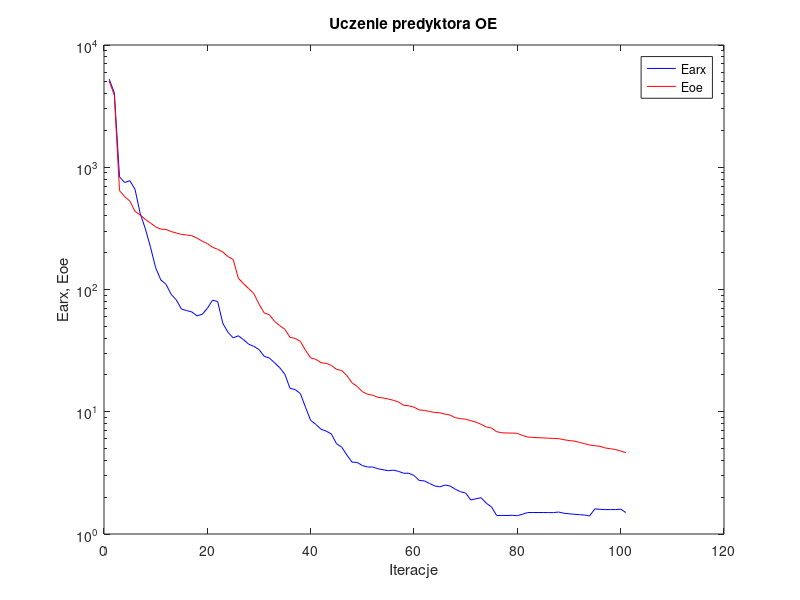
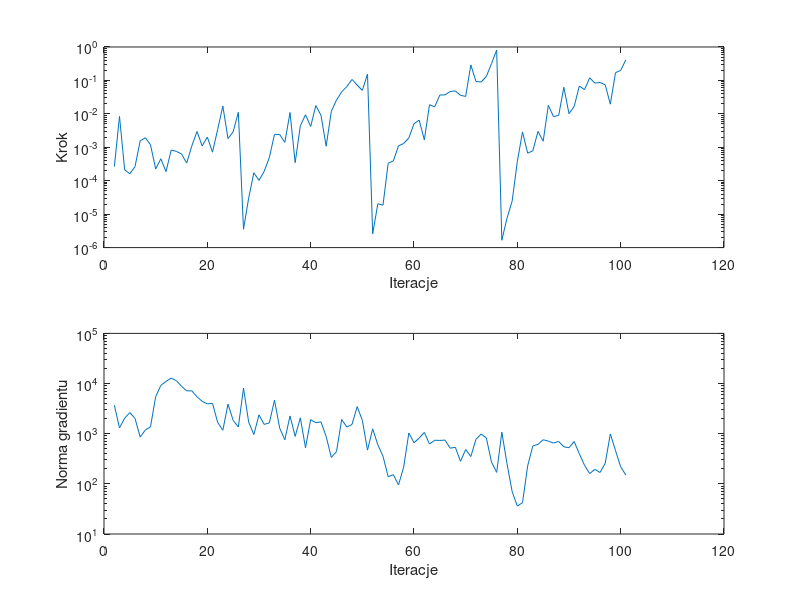

Reproduce these figures in MATLAB, in order.
%uczenie predyktora oe
clear all;
n=0; farx(n+1)=5.263142e+003; foe(n+1)=5.072494e+003; wspucz(n+1)=0.000000e+000; ng(n+1)=0.000000e+000;
%odnowa zmiennej metryki
n=1; farx(n+1)=4.058515e+003; foe(n+1)=3.891023e+003; krok(n+1)=2.638590e-004; ng(n+1)=3.703152e+003;
n=2; farx(n+1)=8.348995e+002; foe(n+1)=6.434141e+002; krok(n+1)=8.402186e-003; ng(n+1)=1.303766e+003;
n=3; farx(n+1)=7.494864e+002; foe(n+1)=5.749163e+002; krok(n+1)=2.117778e-004; ng(n+1)=2.038636e+003;
n=4; farx(n+1)=7.768117e+002; foe(n+1)=5.292585e+002; krok(n+1)=1.622016e-004; ng(n+1)=2.639683e+003;
n=5; farx(n+1)=6.605544e+002; foe(n+1)=4.359837e+002; krok(n+1)=2.633328e-004; ng(n+1)=2.013685e+003;
n=6; farx(n+1)=4.193009e+002; foe(n+1)=4.077330e+002; krok(n+1)=1.548092e-003; ng(n+1)=8.557841e+002;
n=7; farx(n+1)=3.140763e+002; foe(n+1)=3.743302e+002; krok(n+1)=1.934772e-003; ng(n+1)=1.183938e+003;
n=8; farx(n+1)=2.220694e+002; foe(n+1)=3.496411e+002; krok(n+1)=1.185775e-003; ng(n+1)=1.373317e+003;
n=9; farx(n+1)=1.503700e+002; foe(n+1)=3.247944e+002; krok(n+1)=2.247378e-004; ng(n+1)=5.471959e+003;
n=10; farx(n+1)=1.197435e+002; foe(n+1)=3.118515e+002; krok(n+1)=4.532388e-004; ng(n+1)=9.181958e+003;
n=11; farx(n+1)=1.103961e+002; foe(n+1)=3.099074e+002; krok(n+1)=1.874208e-004; ng(n+1)=1.102136e+004;
n=12; farx(n+1)=9.125937e+001; foe(n+1)=2.980392e+002; krok(n+1)=8.259539e-004; ng(n+1)=1.283799e+004;
n=13; farx(n+1)=8.218857e+001; foe(n+1)=2.900838e+002; krok(n+1)=7.559922e-004; ng(n+1)=1.142799e+004;
n=14; farx(n+1)=6.911876e+001; foe(n+1)=2.822643e+002; krok(n+1)=6.326141e-004; ng(n+1)=8.834396e+003;
n=15; farx(n+1)=6.726479e+001; foe(n+1)=2.790718e+002; krok(n+1)=3.369218e-004; ng(n+1)=7.162296e+003;
n=16; farx(n+1)=6.550962e+001; foe(n+1)=2.753483e+002; krok(n+1)=1.102111e-003; ng(n+1)=7.145460e+003;
n=17; farx(n+1)=6.090826e+001; foe(n+1)=2.633314e+002; krok(n+1)=2.973498e-003; ng(n+1)=5.450502e+003;
n=18; farx(n+1)=6.267505e+001; foe(n+1)=2.487019e+002; krok(n+1)=1.100811e-003; ng(n+1)=4.418114e+003;
n=19; farx(n+1)=7.008069e+001; foe(n+1)=2.376882e+002; krok(n+1)=2.022099e-003; ng(n+1)=3.936540e+003;
n=20; farx(n+1)=8.182503e+001; foe(n+1)=2.217558e+002; krok(n+1)=7.138862e-004; ng(n+1)=4.026453e+003;
n=21; farx(n+1)=7.972097e+001; foe(n+1)=2.133196e+002; krok(n+1)=3.409550e-003; ng(n+1)=1.676739e+003;
n=22; farx(n+1)=5.281355e+001; foe(n+1)=2.029045e+002; krok(n+1)=1.706649e-002; ng(n+1)=1.171341e+003;
n=23; farx(n+1)=4.465727e+001; foe(n+1)=1.855573e+002; krok(n+1)=1.812955e-003; ng(n+1)=3.894760e+003;
n=24; farx(n+1)=4.018691e+001; foe(n+1)=1.765501e+002; krok(n+1)=2.926191e-003; ng(n+1)=1.842112e+003;
n=25; farx(n+1)=4.183873e+001; foe(n+1)=1.237216e+002; krok(n+1)=1.109636e-002; ng(n+1)=1.360503e+003;
%odnowa zmiennej metryki
n=26; farx(n+1)=3.887253e+001; foe(n+1)=1.116062e+002; krok(n+1)=3.542495e-006; ng(n+1)=8.090041e+003;
n=27; farx(n+1)=3.570325e+001; foe(n+1)=1.017773e+002; krok(n+1)=3.022327e-005; ng(n+1)=1.707496e+003;
n=28; farx(n+1)=3.423868e+001; foe(n+1)=9.260689e+001; krok(n+1)=1.733806e-004; ng(n+1)=9.624213e+002;
n=29; farx(n+1)=3.230112e+001; foe(n+1)=7.591799e+001; krok(n+1)=1.022356e-004; ng(n+1)=2.372527e+003;
n=30; farx(n+1)=2.843381e+001; foe(n+1)=6.442218e+001; krok(n+1)=1.906434e-004; ng(n+1)=1.531998e+003;
n=31; farx(n+1)=2.752513e+001; foe(n+1)=6.219484e+001; krok(n+1)=4.957630e-004; ng(n+1)=1.643415e+003;
n=32; farx(n+1)=2.520633e+001; foe(n+1)=5.490682e+001; krok(n+1)=2.435962e-003; ng(n+1)=4.665710e+003;
n=33; farx(n+1)=2.295158e+001; foe(n+1)=5.069377e+001; krok(n+1)=2.415320e-003; ng(n+1)=1.289649e+003;
n=34; farx(n+1)=2.027037e+001; foe(n+1)=4.729567e+001; krok(n+1)=1.402097e-003; ng(n+1)=7.566535e+002;
n=35; farx(n+1)=1.554037e+001; foe(n+1)=4.067781e+001; krok(n+1)=1.095618e-002; ng(n+1)=2.262352e+003;
n=36; farx(n+1)=1.517807e+001; foe(n+1)=3.977563e+001; krok(n+1)=3.467612e-004; ng(n+1)=8.833376e+002;
n=37; farx(n+1)=1.409172e+001; foe(n+1)=3.766917e+001; krok(n+1)=4.399860e-003; ng(n+1)=2.073742e+003;
n=38; farx(n+1)=1.088098e+001; foe(n+1)=3.182253e+001; krok(n+1)=9.409526e-003; ng(n+1)=5.232336e+002;
n=39; farx(n+1)=8.499008e+000; foe(n+1)=2.758391e+001; krok(n+1)=4.174641e-003; ng(n+1)=1.904041e+003;
n=40; farx(n+1)=7.886615e+000; foe(n+1)=2.684646e+001; krok(n+1)=1.767909e-002; ng(n+1)=1.659376e+003;
n=41; farx(n+1)=7.194450e+000; foe(n+1)=2.518520e+001; krok(n+1)=9.041785e-003; ng(n+1)=1.721281e+003;
n=42; farx(n+1)=6.950231e+000; foe(n+1)=2.489670e+001; krok(n+1)=1.078975e-003; ng(n+1)=8.781493e+002;
n=43; farx(n+1)=6.582315e+000; foe(n+1)=2.393980e+001; krok(n+1)=1.199953e-002; ng(n+1)=3.364344e+002;
n=44; farx(n+1)=5.482742e+000; foe(n+1)=2.223612e+001; krok(n+1)=2.578794e-002; ng(n+1)=4.395732e+002;
n=45; farx(n+1)=5.136990e+000; foe(n+1)=2.173661e+001; krok(n+1)=4.544795e-002; ng(n+1)=1.920427e+003;
n=46; farx(n+1)=4.430056e+000; foe(n+1)=1.980014e+001; krok(n+1)=6.524238e-002; ng(n+1)=1.356745e+003;
n=47; farx(n+1)=3.871007e+000; foe(n+1)=1.726228e+001; krok(n+1)=1.067078e-001; ng(n+1)=1.530540e+003;
n=48; farx(n+1)=3.850581e+000; foe(n+1)=1.611278e+001; krok(n+1)=7.236188e-002; ng(n+1)=3.465523e+003;
n=49; farx(n+1)=3.631746e+000; foe(n+1)=1.460764e+001; krok(n+1)=5.042484e-002; ng(n+1)=1.849515e+003;
n=50; farx(n+1)=3.531966e+000; foe(n+1)=1.392222e+001; krok(n+1)=1.545508e-001; ng(n+1)=4.705927e+002;
%odnowa zmiennej metryki
n=51; farx(n+1)=3.530078e+000; foe(n+1)=1.364228e+001; krok(n+1)=2.581649e-006; ng(n+1)=1.250520e+003;
n=52; farx(n+1)=3.420981e+000; foe(n+1)=1.312482e+001; krok(n+1)=2.044242e-005; ng(n+1)=6.014444e+002;
n=53; farx(n+1)=3.354278e+000; foe(n+1)=1.297028e+001; krok(n+1)=1.855907e-005; ng(n+1)=3.552979e+002;
n=54; farx(n+1)=3.293677e+000; foe(n+1)=1.271705e+001; krok(n+1)=3.325065e-004; ng(n+1)=1.386652e+002;
n=55; farx(n+1)=3.330465e+000; foe(n+1)=1.241327e+001; krok(n+1)=3.921839e-004; ng(n+1)=1.523880e+002;
n=56; farx(n+1)=3.254125e+000; foe(n+1)=1.202258e+001; krok(n+1)=1.100811e-003; ng(n+1)=9.509137e+001;
n=57; farx(n+1)=3.140483e+000; foe(n+1)=1.129962e+001; krok(n+1)=1.300172e-003; ng(n+1)=2.159104e+002;
n=58; farx(n+1)=3.141816e+000; foe(n+1)=1.118894e+001; krok(n+1)=1.903300e-003; ng(n+1)=1.034269e+003;
n=59; farx(n+1)=3.010277e+000; foe(n+1)=1.090673e+001; krok(n+1)=5.062842e-003; ng(n+1)=6.621776e+002;
n=60; farx(n+1)=2.743197e+000; foe(n+1)=1.035155e+001; krok(n+1)=6.496894e-003; ng(n+1)=8.167421e+002;
n=61; farx(n+1)=2.719804e+000; foe(n+1)=1.026402e+001; krok(n+1)=1.667309e-003; ng(n+1)=1.063279e+003;
n=62; farx(n+1)=2.593421e+000; foe(n+1)=1.005788e+001; krok(n+1)=1.877194e-002; ng(n+1)=6.216549e+002;
n=63; farx(n+1)=2.472222e+000; foe(n+1)=9.865573e+000; krok(n+1)=1.621660e-002; ng(n+1)=7.409665e+002;
n=64; farx(n+1)=2.431518e+000; foe(n+1)=9.808103e+000; krok(n+1)=3.660091e-002; ng(n+1)=7.339285e+002;
n=65; farx(n+1)=2.514468e+000; foe(n+1)=9.576661e+000; krok(n+1)=3.688951e-002; ng(n+1)=7.461658e+002;
n=66; farx(n+1)=2.467760e+000; foe(n+1)=9.377430e+000; krok(n+1)=4.663470e-002; ng(n+1)=5.138225e+002;
n=67; farx(n+1)=2.322232e+000; foe(n+1)=8.933993e+000; krok(n+1)=4.834060e-002; ng(n+1)=5.360112e+002;
n=68; farx(n+1)=2.220028e+000; foe(n+1)=8.786650e+000; krok(n+1)=3.586741e-002; ng(n+1)=2.814730e+002;
n=69; farx(n+1)=2.161658e+000; foe(n+1)=8.686949e+000; krok(n+1)=3.320390e-002; ng(n+1)=4.832470e+002;
n=70; farx(n+1)=1.898547e+000; foe(n+1)=8.454973e+000; krok(n+1)=2.909773e-001; ng(n+1)=3.507479e+002;
n=71; farx(n+1)=1.942718e+000; foe(n+1)=8.222444e+000; krok(n+1)=9.282613e-002; ng(n+1)=7.775036e+002;
n=72; farx(n+1)=1.980646e+000; foe(n+1)=7.884685e+000; krok(n+1)=8.973318e-002; ng(n+1)=9.823424e+002;
n=73; farx(n+1)=1.784089e+000; foe(n+1)=7.502767e+000; krok(n+1)=1.310933e-001; ng(n+1)=8.228268e+002;
n=74; farx(n+1)=1.667079e+000; foe(n+1)=7.362156e+000; krok(n+1)=3.170262e-001; ng(n+1)=2.718307e+002;
n=75; farx(n+1)=1.415382e+000; foe(n+1)=6.871773e+000; krok(n+1)=8.127796e-001; ng(n+1)=1.692006e+002;
%odnowa zmiennej metryki
n=76; farx(n+1)=1.419076e+000; foe(n+1)=6.734389e+000; krok(n+1)=1.656948e-006; ng(n+1)=1.071648e+003;
n=77; farx(n+1)=1.416571e+000; foe(n+1)=6.700569e+000; krok(n+1)=7.581373e-006; ng(n+1)=2.513111e+002;
n=78; farx(n+1)=1.423088e+000; foe(n+1)=6.694276e+000; krok(n+1)=2.480406e-005; ng(n+1)=6.995846e+001;
n=79; farx(n+1)=1.411616e+000; foe(n+1)=6.659108e+000; krok(n+1)=3.790794e-004; ng(n+1)=3.605189e+001;
n=80; farx(n+1)=1.451224e+000; foe(n+1)=6.395939e+000; krok(n+1)=2.883948e-003; ng(n+1)=4.217581e+001;
n=81; farx(n+1)=1.498078e+000; foe(n+1)=6.211844e+000; krok(n+1)=6.650130e-004; ng(n+1)=2.289230e+002;
n=82; farx(n+1)=1.499555e+000; foe(n+1)=6.171088e+000; krok(n+1)=7.878882e-004; ng(n+1)=5.711278e+002;
n=83; farx(n+1)=1.498705e+000; foe(n+1)=6.128794e+000; krok(n+1)=2.998733e-003; ng(n+1)=6.131723e+002;
n=84; farx(n+1)=1.499193e+000; foe(n+1)=6.113419e+000; krok(n+1)=1.520298e-003; ng(n+1)=7.567843e+002;
n=85; farx(n+1)=1.497115e+000; foe(n+1)=6.074477e+000; krok(n+1)=1.799391e-002; ng(n+1)=7.112830e+002;
n=86; farx(n+1)=1.496749e+000; foe(n+1)=6.055090e+000; krok(n+1)=8.252536e-003; ng(n+1)=6.509459e+002;
n=87; farx(n+1)=1.513057e+000; foe(n+1)=6.024758e+000; krok(n+1)=9.019129e-003; ng(n+1)=7.011970e+002;
n=88; farx(n+1)=1.478590e+000; foe(n+1)=5.913537e+000; krok(n+1)=6.225707e-002; ng(n+1)=5.483513e+002;
n=89; farx(n+1)=1.462990e+000; foe(n+1)=5.810870e+000; krok(n+1)=1.012183e-002; ng(n+1)=5.262767e+002;
n=90; farx(n+1)=1.450762e+000; foe(n+1)=5.758883e+000; krok(n+1)=1.660195e-002; ng(n+1)=6.987067e+002;
n=91; farx(n+1)=1.439599e+000; foe(n+1)=5.619444e+000; krok(n+1)=6.826594e-002; ng(n+1)=3.974515e+002;
n=92; farx(n+1)=1.429059e+000; foe(n+1)=5.485916e+000; krok(n+1)=5.286105e-002; ng(n+1)=2.354458e+002;
n=93; farx(n+1)=1.407033e+000; foe(n+1)=5.343468e+000; krok(n+1)=1.196783e-001; ng(n+1)=1.600814e+002;
n=94; farx(n+1)=1.606041e+000; foe(n+1)=5.274653e+000; krok(n+1)=8.343059e-002; ng(n+1)=1.946975e+002;
n=95; farx(n+1)=1.592788e+000; foe(n+1)=5.216316e+000; krok(n+1)=8.662598e-002; ng(n+1)=1.683957e+002;
n=96; farx(n+1)=1.582395e+000; foe(n+1)=5.055547e+000; krok(n+1)=7.445763e-002; ng(n+1)=2.556177e+002;
n=97; farx(n+1)=1.584932e+000; foe(n+1)=4.986362e+000; krok(n+1)=1.946507e-002; ng(n+1)=9.889302e+002;
n=98; farx(n+1)=1.583420e+000; foe(n+1)=4.905035e+000; krok(n+1)=1.701816e-001; ng(n+1)=4.613069e+002;
n=99; farx(n+1)=1.597214e+000; foe(n+1)=4.777298e+000; krok(n+1)=2.006794e-001; ng(n+1)=2.191986e+002;
n=100; farx(n+1)=1.498595e+000; foe(n+1)=4.626267e+000; krok(n+1)=4.112198e-001; ng(n+1)=1.498427e+002;

figure; semilogy(farx,'b'); hold on; semilogy(foe,'r'); xlabel('Iteracje'); ylabel('Earx, Eoe'); legend('Earx','Eoe'); title('Uczenie predyktora OE');
figure; subplot(2,1,1); semilogy(krok); xlabel('Iteracje'); ylabel('Krok');
subplot(2,1,2); semilogy(ng); xlabel('Iteracje'); ylabel('Norma gradientu');
Earx=farx(n+1)
Eoe=foe(n+1)
